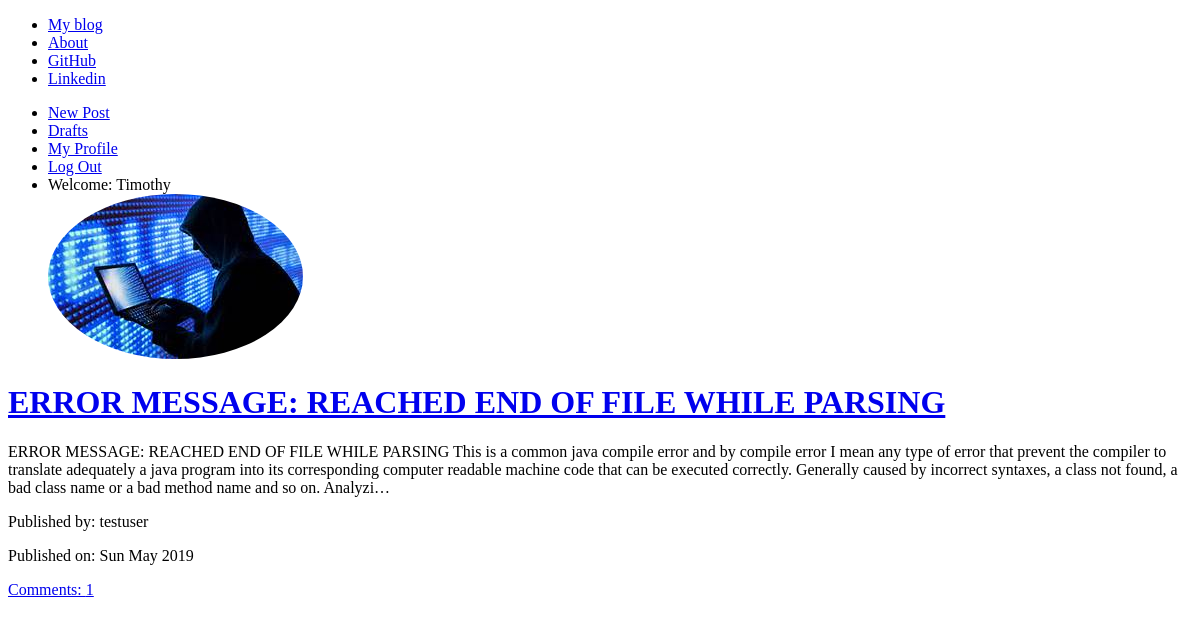
The app's page / (signed in), older data.
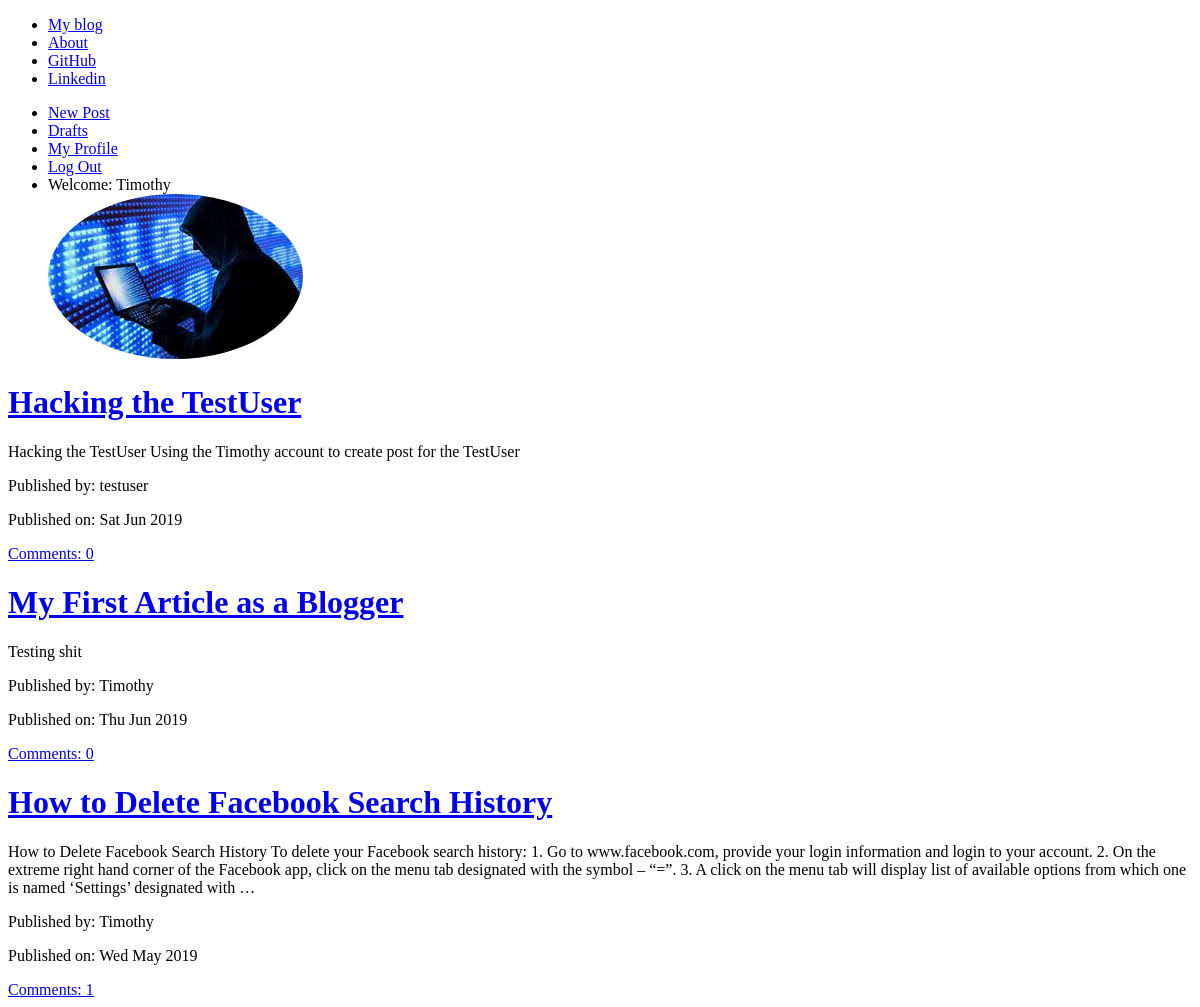
The same page, newer data.
### User_Registration_App/models.py (models this page shows, shortened)
class UserProfile(models.Model):
    user = models.OneToOneField(User, on_delete = models.CASCADE)
    picture = models.ImageField(default = "profile_pics/cehhhh.jpg", upload_to = "profile_pics")

### Blog_App/models.py (models this page shows, shortened)
class Post(models.Model):
    author = models.ForeignKey('auth.User', on_delete=models.CASCADE)
    title = models.CharField(max_length=200)
    text = models.TextField()
    create_date = models.DateTimeField(default=timezone.now)
    published_date = models.DateTimeField(blank=True, null=True)
    def approve_comments(self):
        return self.comments.filter(approved_comment=True)

### Blog_App/views.py (the view)
# urls.py: path('', views.PostListView.as_view(), name='post_list'),
class PostListView(ListView):
    model = Post
    context_object_name = 'post_list'
    def get_queryset(self):
        return Post.objects.filter(published_date__lte=timezone.now()).order_by('-published_date')
    paginate_by = 3

### Blog_App/templates/Blog_App/post_list.html (shortened to what this page needs)
{% extends "Blog_App/base.html" %}
{% block content %}
<div class="centerstage">
  {% for post in post_list %}
    <div class="post">
      <h1> <a href="{% url 'Blog_App:post_detail' pk=post.pk %}">{{post.title}}</a> </h1>
      <p>{{post.text|truncatechars:400}}</p>
      <div class="date">
        <p>Published by: {{post.author}}</p>
        <p>Published on: {{post.published_date|date:"D M Y"}}</p>
      </div>
      <a href="{% url 'Blog_App:post_detail' pk=post.pk %}">Comments: {{post.approve_comments.count}}</a>
    </div>
  {% endfor %}
</div>
{% endblock %}

### Blog_App/templates/Blog_App/base.html (shortened to what this page needs)
<!DOCTYPE html>
{% load staticfiles %}
<html lang="en" dir="ltr">
  <head>
      <link rel="stylesheet" href="{% static 'css/Blog_App.css' %}">
  </head>
  <body class="loader">
    <div class="jumbotron">
      <ul class="nav navbar-nav">
        <li><a href="{% url 'Blog_App:post_list' %}">My blog</a></li>
        <li><a href="{% url 'Blog_App:about' %}">About</a></li>
        <li><a target="_blank" href="https://github.com/Timothy-py/Blog_Project.git">GitHub</a></li>
        <li><a target="_blank" href="https://www.linkedin.com">Linkedin</a></li>
      </ul>
      {% if user.is_authenticated %}
      <ul class="nav navbar-nav navbar-right">
        <li>
          <a href="{% url 'Blog_App:post_new' %}">New Post</a>
        </li>
        <li>
          <a href="{% url 'Blog_App:post_draft_list' %}">Drafts</a>
        </li>
        <li>
          <a href="{% url 'Blog_App:profile' pk=user.pk %}">My Profile</a>
        </li>
        <li><a href="{% url 'logout' %}">Log Out</a></li>
        <li>
          <a>Welcome: {{user.username}}</a>
        </li>
          <div class="profile_pics">
            <img style="border-radius:50%" src="{{user.userprofile.picture.url}}" alt="profile picture">
          </div>
          {% else %}
            <li> <a class="nav navbar-right"  href="{% url 'login' %}"> <span class="glyphicon glyphicon-user">Login</span> </a> </li>
            <li> <a href="{% url 'register' %}">Sign Up</a> </li>
      </ul>
      {% endif %}
    </div>
    <div class="content container">
      <div class="row">
        <div class="col-md-8">
          <div class="blog_posts">
            {% block content %}
            {% endblock %}
          </div>
        </div>
      </div>
    </div>
  </body>
</html>

### Blog_App/static/css/Blog_App.css (style rules this page uses)
.centerstage { margin-left: auto; margin-right: auto; }
.loader { filter: hue-rotate(0deg); color: linear-gradient(45deg,#0f8,#08f); animation: hue 10000ms infinite linear; }

Row changes from the older to the newer data that the page shows:
no longer on this page (row unchanged): Post: title "ERROR MESSAGE: REACHED END OF FILE WHILE PARSING", text "ERROR MESSAGE: REACHED END OF FILE WHILE PARSING This is a common java compile error and by compile error I mean any type of error that prevent the compiler to translate adequately a java program into its corresponding computer readable machine code that can be executed correctly. Generally caused by incorrect syntaxes, a class not found, a bad class name or a bad method name and so on. Analyzi…", author "testuser", published_date "Sun May 2019", approve_comments.count "1"
added Post: title "Hacking the TestUser", text "Hacking the TestUser Using the Timothy account to create post for the TestUser", author "testuser", published_date "Sat Jun 2019", approve_comments.count "0"
added Post: title "My First Article as a Blogger", text "Testing shit", author "Timothy", published_date "Thu Jun 2019", approve_comments.count "0"
added Post: title "How to Delete Facebook Search History", text "How to Delete Facebook Search History To delete your Facebook search history: 1. Go to www.facebook.com, provide your login information and login to your account. 2. On the extreme right hand corner of the Facebook app, click on the menu tab designated with the symbol – “=”. 3. A click on the menu tab will display list of available options from which one is named ‘Settings’ designated with …", author "Timothy", published_date "Wed May 2019", approve_comments.count "1"
